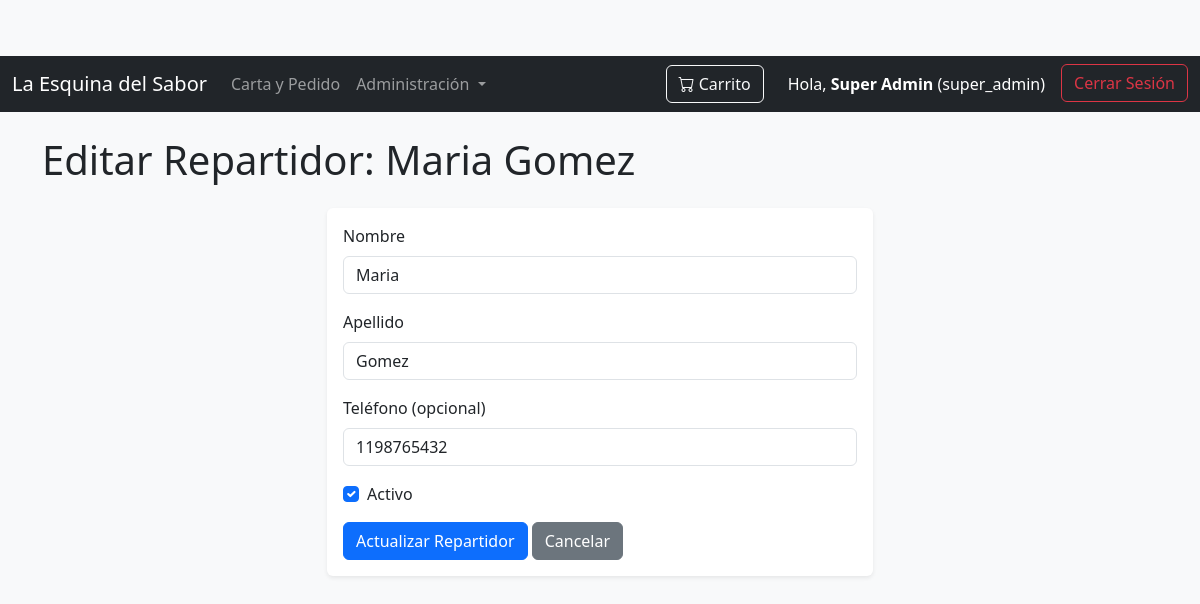
Page /gestion/repartidores/editar/2 (signed in) on the committed database.
### tables this page shows
CREATE TABLE roles (
            id_rol INTEGER PRIMARY KEY AUTOINCREMENT,
            nombre_rol TEXT NOT NULL UNIQUE
        );

CREATE TABLE repartidores (
            id_repartidor INTEGER PRIMARY KEY AUTOINCREMENT,
            nombre TEXT NOT NULL,
            apellido TEXT NOT NULL,
            telefono TEXT,
            activo INTEGER DEFAULT 1,
            id_empresa INTEGER,
            FOREIGN KEY(id_empresa) REFERENCES empresas(id_empresa)
        );

### app.py (the view, shortened to what this page needs)
@app.route('/gestion/repartidores/editar/<int:id_repartidor>', methods=['GET', 'POST'])
@login_required
def editar_repartidor(id_repartidor):
    if not (current_user.has_role('super_admin') or current_user.has_role('admin_empresa')):
        flash("No tienes permiso para realizar esta acción.", "danger")
        return redirect(url_for('gestion_repartidores'))
    conn = conectar_db()
    cursor = conn.cursor()
    base_query = "SELECT id_repartidor, nombre, apellido, telefono, activo, id_empresa FROM repartidores"
    where_conditions = ["id_repartidor = ?"]
    query_params = [id_repartidor]
    company_conditions, company_params = get_company_filter_conditions_and_params()
    where_conditions.extend(company_conditions)
    query_params.extend(company_params)
    final_query = base_query + " WHERE " + " AND ".join(where_conditions)
    cursor.execute(final_query, query_params)
    repartidor = cursor.fetchone()
    conn.close()
    if not repartidor:
        flash("Repartidor no encontrado o no tienes permiso para editarlo.", "danger")
        return redirect(url_for('gestion_repartidores'))
    return render_template('editar_repartidor.html', repartidor=repartidor)

### app.py (called while the page is built, shortened)
def conectar_db():
    conn = sqlite3.connect(DB_NAME)
    conn.row_factory = sqlite3.Row # Permite acceder a las columnas por nombre
    return conn

@login_manager.user_loader
def load_user(user_id):
    conn = conectar_db()
    cursor = conn.cursor()
    cursor.execute("""
        SELECT u.id_usuario, u.email, u.password, u.nombre, u.apellido,
               u.id_rol, u.id_empresa, u.activo, u.primer_login_requerido,
               r.nombre_rol
        FROM usuarios u
        JOIN roles r ON u.id_rol = r.id_rol
        WHERE u.id_usuario = ?
    """, (user_id,))
    user_data = cursor.fetchone()
    conn.close()
    if user_data:
        return Usuario(
            user_data['id_usuario'],
            user_data['email'],
            user_data['password'],
            user_data['nombre'],
            user_data['apellido'],
            user_data['id_rol'],
            user_data['id_empresa'],
            user_data['activo'],
            user_data['primer_login_requerido'],
            user_data['nombre_rol']
        )
    return None

def get_company_filter_conditions_and_params(table_alias=''):
    conditions = []
    params = []
    return conditions, params

    def get_full_name(self):
        return f"{self.nombre} {self.apellido}"

    def has_role(self, role_name):
        return self.nombre_rol == role_name

### templates/editar_repartidor.html (shortened to what this page needs)
{% extends "base.html" %}
{% block content %}
    <h1 class="mb-4">Editar Repartidor: {{ repartidor.nombre }} {{ repartidor.apellido }}</h1>
    <div class="row justify-content-center">
        <div class="col-md-6">
            <div class="card shadow-sm">
                <div class="card-body">
                    <form action="{{ url_for('editar_repartidor', id_repartidor=repartidor.id_repartidor) }}" method="POST">
                        <div class="mb-3">
                            <label for="nombre" class="form-label">Nombre</label>
                            <input type="text" class="form-control" id="nombre" name="nombre" value="{{ repartidor.nombre }}" required>
                        </div>
                        <div class="mb-3">
                            <label for="apellido" class="form-label">Apellido</label>
                            <input type="text" class="form-control" id="apellido" name="apellido" value="{{ repartidor.apellido }}" required>
                        </div>
                        <div class="mb-3">
                            <label for="telefono" class="form-label">Teléfono (opcional)</label>
                            <input type="text" class="form-control" id="telefono" name="telefono" value="{{ repartidor.telefono or '' }}">
                        </div>
                        <div class="mb-3 form-check">
                            <input type="checkbox" class="form-check-input" id="activo" name="activo" {% if repartidor.activo %}checked{% endif %}>
                            <label class="form-check-label" for="activo">Activo</label>
                        </div>
                        <button type="submit" class="btn btn-primary">Actualizar Repartidor</button>
                        <a href="{{ url_for('gestion_repartidores') }}" class="btn btn-secondary">Cancelar</a>
                    </form>
                </div>
            </div>
        </div>
    </div>
{% endblock %}

### templates/base.html (shortened to what this page needs)
<!doctype html>
<html lang="es">
<head>
    <link href="https://cdn.jsdelivr.net/npm/bootstrap@5.3.3/dist/css/bootstrap.min.css" rel="stylesheet">
    <link rel="stylesheet" href="https://cdn.jsdelivr.net/npm/bootstrap-icons@1.11.3/font/bootstrap-icons.min.css">
    <link rel="stylesheet" href="{{ url_for('static', filename='css/style.css') }}">
</head>
<body>
    <nav class="navbar navbar-expand-lg navbar-dark bg-dark">
        <div class="container-fluid">
            <a class="navbar-brand" href="{{ url_for('index') }}">La Esquina del Sabor</a>
            <div class="collapse navbar-collapse" id="navbarNav">
                <ul class="navbar-nav me-auto mb-2 mb-lg-0">
                    <li class="nav-item">
                        <a class="nav-link" href="{{ url_for('hacer_pedido') }}">Carta y Pedido</a>
                    </li>
                    {% if current_user.is_authenticated and (current_user.has_role('super_admin') or current_user.has_role('admin_empresa') or current_user.has_role('empleado')) %}
                        <li class="nav-item dropdown">
                            <a class="nav-link dropdown-toggle" href="#" id="navbarDropdownAdmin" role="button" data-bs-toggle="dropdown" aria-expanded="false">
                                Administración
                            </a>
                        </li>
                    {% endif %}
                </ul>
                <div class="d-flex align-items-center">
                    <a class="btn btn-outline-light position-relative me-3" href="{{ url_for('hacer_pedido') }}">
                        <i class="bi bi-cart"></i> Carrito
                    </a>
                    <ul class="navbar-nav">
                        {% if current_user.is_authenticated %}
                            <li class="nav-item me-2">
                                <span class="nav-link text-white">Hola, <strong>{{ current_user.get_full_name() }}</strong> ({{ current_user.nombre_rol }})</span>
                            </li>
                            <li class="nav-item">
                                <a class="btn btn-outline-danger" href="{{ url_for('logout') }}">Cerrar Sesión</a>
                            </li>
                        {% else %}
                            <li class="nav-item">
                                <a class="btn btn-outline-success" href="{{ url_for('login') }}">Iniciar Sesión</a>
                            </li>
                        {% endif %}
                    </ul>
                </div>
            </div>
        </div>
    </nav>
    <div class="container mt-4">
        {% block content %}{% endblock %}
    </div>
</body>
</html>

### static/css/style.css (style rules this page uses)
body { padding-top: 56px; background-color: #f8f9fa; }
.card { border: none; transition: transform 0.2s ease-in-out, box-shadow 0.2s ease-in-out; }

### rows in the picture
roles: nombre_rol "super_admin"
repartidores: nombre "Maria", apellido "Gomez", telefono "1198765432", activo "☑"

### other values in the picture
{{ current_user.get_full_name() }} "Super Admin"
